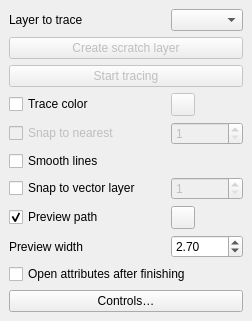
<?xml version="1.0" encoding="UTF-8"?>
<ui version="4.0">
 <class>RasterScribeDockWidgetBase</class>
 <widget class="QDockWidget" name="RasterScribeDockWidgetBase">
  <property name="geometry">
   <rect>
    <x>0</x>
    <y>0</y>
    <width>252</width>
    <height>225</height>
   </rect>
  </property>
  <property name="windowTitle">
   <string>Raster Scribe</string>
  </property>
  <widget class="QWidget" name="dockWidgetContents">
   <layout class="QGridLayout" name="gridLayout">

    <item row="3" column="0" colspan="2">
     <widget class="QPushButton" name="createScratchLayerButton">
      <property name="enabled"><bool>false</bool></property>
      <property name="text"><string>Create scratch layer</string></property>
      <property name="toolTip"><string>Create an editable temporary line layer using the selected raster's CRS. Use Make Permanent in QGIS to save it to disk.</string></property>
     </widget>
    </item>
    <item row="4" column="0" colspan="2">
     <widget class="QPushButton" name="startTracingButton">
      <property name="enabled"><bool>false</bool></property>
      <property name="text"><string>Start tracing</string></property>
      <property name="toolTip"><string>Choose a supported RGB raster and select an editable MultiLineString or MultiCurve layer.</string></property>
     </widget>
    </item>
    <item row="11" column="0" colspan="2">
     <widget class="QCheckBox" name="checkBoxOpenAttributes">
      <property name="text"><string>Open attributes after finishing</string></property>
      <property name="toolTip"><string>Open the finished line's form after right-clicking. Set the one-time override modifier in Controls.</string></property>
     </widget>
    </item>
    <item row="12" column="0" colspan="2">
     <widget class="QPushButton" name="controlsButton">
      <property name="text"><string>Controls…</string></property>
     </widget>
    </item>

    <item row="8" column="0">
     <widget class="QCheckBox" name="checkBoxSnap2">
      <property name="enabled">
       <bool>true</bool>
      </property>
      <property name="text">
       <string>Snap to vector layer</string>
      </property>
     </widget>
    </item>
    <item row="8" column="1">
     <widget class="QgsSpinBox" name="SpinBoxSnap">
      <property name="enabled">
       <bool>false</bool>
      </property>
      <property name="minimum">
       <number>1</number>
      </property>
      <property name="value">
       <number>1</number>
      </property>
     </widget>
    </item>

    <item row="6" column="0">
     <widget class="QCheckBox" name="checkBoxSnap">
      <property name="enabled">
       <bool>false</bool>
      </property>
      <property name="text">
       <string>Snap to nearest</string>
      </property>
     </widget>
    </item>
    <item row="5" column="0">
     <widget class="QCheckBox" name="checkBoxColor">
      <property name="text">
       <string>Trace color</string>
      </property>
     </widget>
    </item>
    <item row="5" column="1">
     <widget class="QgsColorButton" name="mColorButton">
      <property name="enabled">
       <bool>false</bool>
      </property>
      <property name="defaultColor">
       <color>
        <red>0</red>
        <green>0</green>
        <blue>0</blue>
       </color>
      </property>
     </widget>
    </item>
    <item row="2" column="0">
     <widget class="QLabel" name="label">
      <property name="text">
       <string>Layer to trace</string>
      </property>
     </widget>
    </item>
    <item row="2" column="1">
     <widget class="QgsMapLayerComboBox" name="mMapLayerComboBox"/>
    </item>
    <item row="6" column="1">
     <widget class="QgsSpinBox" name="mQgsSpinBox">
      <property name="enabled">
       <bool>false</bool>
      </property>
      <property name="minimum">
       <number>1</number>
      </property>
      <property name="value">
       <number>1</number>
      </property>
     </widget>
    </item>
    <item row="7" column="0">
     <widget class="QCheckBox" name="checkBoxSmooth">
      <property name="text">
       <string>Smooth lines</string>
      </property>
     </widget>
    </item>
    <item row="9" column="0">
     <widget class="QCheckBox" name="checkBoxPreview">
      <property name="text">
       <string>Preview path</string>
      </property>
      <property name="checked">
       <bool>true</bool>
      </property>
     </widget>
    </item>
    <item row="9" column="1">
     <widget class="QgsColorButton" name="previewColorButton">
      <property name="text">
       <string/>
      </property>
      <property name="defaultColor">
       <color>
        <red>255</red>
        <green>20</green>
        <blue>147</blue>
       </color>
      </property>
     </widget>
    </item>
    <item row="10" column="0">
     <widget class="QLabel" name="previewWidthLabel">
      <property name="text">
       <string>Preview width</string>
      </property>
     </widget>
    </item>
    <item row="10" column="1">
     <widget class="QDoubleSpinBox" name="previewWidthSpinBox">
      <property name="minimum">
       <double>0.100000000000000</double>
      </property>
      <property name="maximum">
       <double>5.000000000000000</double>
      </property>
      <property name="singleStep">
       <double>0.100000000000000</double>
      </property>
      <property name="value">
       <double>2.700000000000000</double>
      </property>
     </widget>
    </item>
   </layout>
  </widget>
 </widget>
 <customwidgets>
  <customwidget>
   <class>QgsColorButton</class>
   <extends>QToolButton</extends>
   <header>qgscolorbutton.h</header>
  </customwidget>
  <customwidget>
   <class>QgsMapLayerComboBox</class>
   <extends>QComboBox</extends>
   <header>qgsmaplayercombobox.h</header>
  </customwidget>
  <customwidget>
   <class>QgsSpinBox</class>
   <extends>QSpinBox</extends>
   <header>qgsspinbox.h</header>
  </customwidget>
 </customwidgets>
 <resources/>
 <connections/>
</ui>
